Frame 1 (no input): blank canvas, image omitted
Frame 60 (the mouse pressed at the canvas centre just before this capture): blank canvas, image omitted
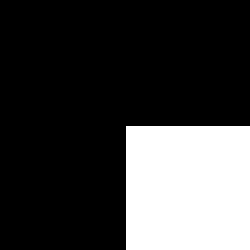
Frame 120 (the mouse held since frame 60 and released just before this capture)

The Processing sketch whose frames 1 and 60 were blank and that drew this single picture after the mouse press (run headless with seeded random() and noise(); from frame 60 on, the mouse is pressed at the canvas centre):

// Processing sketch: processing_165107
// ── processing_165107.pde



void setup() {
  //setup function called initially, only once

  size(250, 250);

  background(0);
  //set background white

  colorMode(HSB);
   //set colors to Hue, Saturation, Brightness mode



}


void draw() {

    fill(255);
    rect(mouseX, mouseY, mouseY, mouseX);

}
